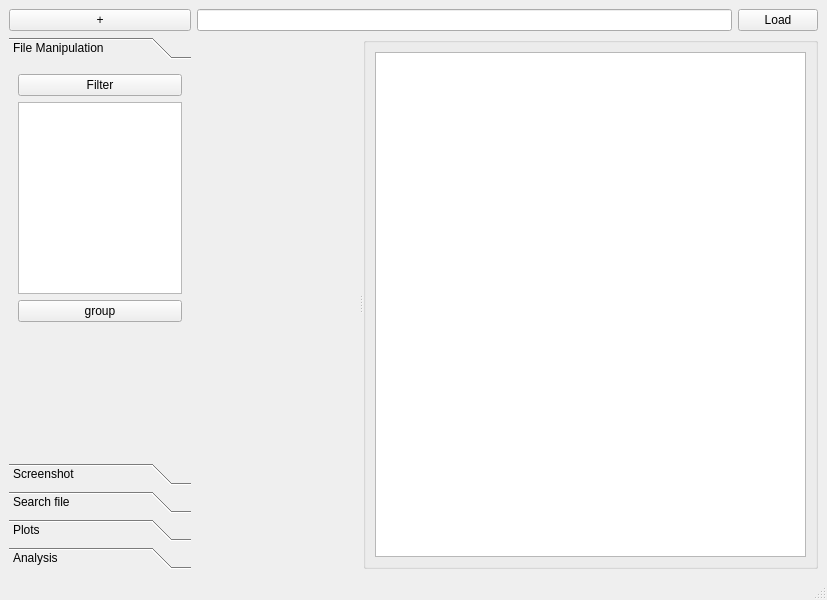
<?xml version="1.0" encoding="UTF-8"?>
<ui version="4.0">
 <class>MainWindow</class>
 <widget class="QMainWindow" name="MainWindow">
  <property name="geometry">
   <rect>
    <x>0</x>
    <y>0</y>
    <width>827</width>
    <height>600</height>
   </rect>
  </property>
  <property name="windowTitle">
   <string>MainWindow</string>
  </property>
  <widget class="QWidget" name="centralwidget">
   <layout class="QGridLayout" name="gridLayout_6">
    <item row="0" column="0">
     <widget class="QPushButton" name="addTabPB">
      <property name="maximumSize">
       <size>
        <width>183</width>
        <height>16777215</height>
       </size>
      </property>
      <property name="text">
       <string>+</string>
      </property>
     </widget>
    </item>
    <item row="0" column="1">
     <widget class="QLineEdit" name="addressLE"/>
    </item>
    <item row="0" column="2">
     <widget class="QPushButton" name="loadFilePB">
      <property name="text">
       <string>Load</string>
      </property>
     </widget>
    </item>
    <item row="1" column="0">
     <widget class="QToolBox" name="toolBox">
      <property name="maximumSize">
       <size>
        <width>182</width>
        <height>16777215</height>
       </size>
      </property>
      <property name="currentIndex">
       <number>0</number>
      </property>
      <widget class="QWidget" name="page_3">
       <property name="geometry">
        <rect>
         <x>0</x>
         <y>0</y>
         <width>182</width>
         <height>381</height>
        </rect>
       </property>
       <attribute name="label">
        <string>File Manipulation</string>
       </attribute>
       <layout class="QGridLayout" name="gridLayout_5">
        <item row="1" column="0">
         <widget class="QListWidget" name="filterListWidget"/>
        </item>
        <item row="0" column="0">
         <widget class="QPushButton" name="filterPB">
          <property name="text">
           <string>Filter</string>
          </property>
         </widget>
        </item>
        <item row="5" column="0">
         <spacer name="verticalSpacer_3">
          <property name="orientation">
           <enum>Qt::Vertical</enum>
          </property>
          <property name="sizeHint" stdset="0">
           <size>
            <width>20</width>
            <height>40</height>
           </size>
          </property>
         </spacer>
        </item>
        <item row="4" column="0">
         <widget class="QPushButton" name="groupAndUngroupPB">
          <property name="text">
           <string>group</string>
          </property>
         </widget>
        </item>
       </layout>
      </widget>
      <widget class="QWidget" name="Screenshot">
       <property name="geometry">
        <rect>
         <x>0</x>
         <y>0</y>
         <width>182</width>
         <height>381</height>
        </rect>
       </property>
       <attribute name="label">
        <string>Screenshot</string>
       </attribute>
       <layout class="QGridLayout" name="gridLayout_7">
        <item row="0" column="0">
         <widget class="QPushButton" name="fullscreenPB">
          <property name="text">
           <string>Full Screen</string>
          </property>
         </widget>
        </item>
        <item row="1" column="0">
         <widget class="QPushButton" name="windowPB">
          <property name="text">
           <string>Window</string>
          </property>
         </widget>
        </item>
        <item row="2" column="0">
         <spacer name="verticalSpacer_4">
          <property name="orientation">
           <enum>Qt::Vertical</enum>
          </property>
          <property name="sizeHint" stdset="0">
           <size>
            <width>20</width>
            <height>40</height>
           </size>
          </property>
         </spacer>
        </item>
       </layout>
      </widget>
      <widget class="QWidget" name="searchfile">
       <property name="geometry">
        <rect>
         <x>0</x>
         <y>0</y>
         <width>182</width>
         <height>381</height>
        </rect>
       </property>
       <attribute name="label">
        <string>Search file</string>
       </attribute>
       <layout class="QGridLayout" name="gridLayout_8">
        <item row="0" column="0">
         <widget class="QPushButton" name="searchFilePB">
          <property name="text">
           <string>Search File</string>
          </property>
         </widget>
        </item>
        <item row="1" column="0">
         <spacer name="verticalSpacer_5">
          <property name="orientation">
           <enum>Qt::Vertical</enum>
          </property>
          <property name="sizeHint" stdset="0">
           <size>
            <width>20</width>
            <height>40</height>
           </size>
          </property>
         </spacer>
        </item>
       </layout>
      </widget>
      <widget class="QWidget" name="Analysis">
       <property name="geometry">
        <rect>
         <x>0</x>
         <y>0</y>
         <width>182</width>
         <height>381</height>
        </rect>
       </property>
       <attribute name="label">
        <string>Plots</string>
       </attribute>
       <layout class="QGridLayout" name="gridLayout_3">
        <item row="2" column="0">
         <widget class="QPushButton" name="xyPlotPB">
          <property name="text">
           <string>X-Y Scatter Plot</string>
          </property>
         </widget>
        </item>
        <item row="0" column="0">
         <widget class="QPushButton" name="plotPB">
          <property name="text">
           <string>Linear Plot</string>
          </property>
         </widget>
        </item>
        <item row="1" column="0">
         <widget class="QPushButton" name="boxPlotPB">
          <property name="text">
           <string>Box Plot</string>
          </property>
         </widget>
        </item>
        <item row="6" column="0">
         <spacer name="verticalSpacer">
          <property name="orientation">
           <enum>Qt::Vertical</enum>
          </property>
          <property name="sizeHint" stdset="0">
           <size>
            <width>20</width>
            <height>40</height>
           </size>
          </property>
         </spacer>
        </item>
        <item row="3" column="0">
         <widget class="QPushButton" name="histogramPlotPB">
          <property name="text">
           <string>Histogram</string>
          </property>
         </widget>
        </item>
        <item row="4" column="0">
         <widget class="QPushButton" name="groupbyPB">
          <property name="text">
           <string>X-Y Group by Plot</string>
          </property>
         </widget>
        </item>
        <item row="5" column="0">
         <widget class="QPushButton" name="boxGroupbyPlotPB">
          <property name="text">
           <string>Box Gruop by Plot</string>
          </property>
         </widget>
        </item>
       </layout>
      </widget>
      <widget class="QWidget" name="page_4">
       <property name="geometry">
        <rect>
         <x>0</x>
         <y>0</y>
         <width>182</width>
         <height>381</height>
        </rect>
       </property>
       <attribute name="label">
        <string>Analysis</string>
       </attribute>
       <layout class="QGridLayout" name="gridLayout_4">
        <item row="0" column="0">
         <widget class="QToolBox" name="toolBox_2">
          <property name="currentIndex">
           <number>0</number>
          </property>
          <widget class="QWidget" name="Learn">
           <property name="geometry">
            <rect>
             <x>0</x>
             <y>0</y>
             <width>164</width>
             <height>311</height>
            </rect>
           </property>
           <attribute name="label">
            <string>Test-Train</string>
           </attribute>
           <layout class="QGridLayout" name="gridLayout_2">
            <item row="1" column="0">
             <widget class="QCheckBox" name="inputCKB">
              <property name="text">
               <string>Select Inputs</string>
              </property>
             </widget>
            </item>
            <item row="6" column="0">
             <spacer name="verticalSpacer_2">
              <property name="orientation">
               <enum>Qt::Vertical</enum>
              </property>
              <property name="sizeHint" stdset="0">
               <size>
                <width>20</width>
                <height>40</height>
               </size>
              </property>
             </spacer>
            </item>
            <item row="4" column="0">
             <widget class="QLineEdit" name="outputLE"/>
            </item>
            <item row="2" column="0">
             <widget class="QLineEdit" name="inputsLE"/>
            </item>
            <item row="5" column="0">
             <widget class="QPushButton" name="runPB">
              <property name="text">
               <string>Run</string>
              </property>
             </widget>
            </item>
            <item row="3" column="0">
             <widget class="QCheckBox" name="outputCKB">
              <property name="text">
               <string>Select Output</string>
              </property>
             </widget>
            </item>
           </layout>
          </widget>
          <widget class="QWidget" name="page_5">
           <property name="geometry">
            <rect>
             <x>0</x>
             <y>0</y>
             <width>100</width>
             <height>30</height>
            </rect>
           </property>
           <attribute name="label">
            <string>Page 2</string>
           </attribute>
          </widget>
         </widget>
        </item>
       </layout>
      </widget>
     </widget>
    </item>
    <item row="1" column="1" colspan="2">
     <widget class="QSplitter" name="splitter">
      <property name="orientation">
       <enum>Qt::Horizontal</enum>
      </property>
      <widget class="QWidget" name="widget" native="true"/>
      <widget class="QGroupBox" name="plotGB">
       <property name="title">
        <string/>
       </property>
       <layout class="QGridLayout" name="gridLayout">
        <item row="0" column="0">
         <widget class="QListWidget" name="listWidget"/>
        </item>
       </layout>
      </widget>
     </widget>
    </item>
   </layout>
  </widget>
  <widget class="QMenuBar" name="menubar">
   <property name="geometry">
    <rect>
     <x>0</x>
     <y>0</y>
     <width>827</width>
     <height>22</height>
    </rect>
   </property>
  </widget>
  <widget class="QStatusBar" name="statusbar"/>
 </widget>
 <resources/>
 <connections/>
</ui>
